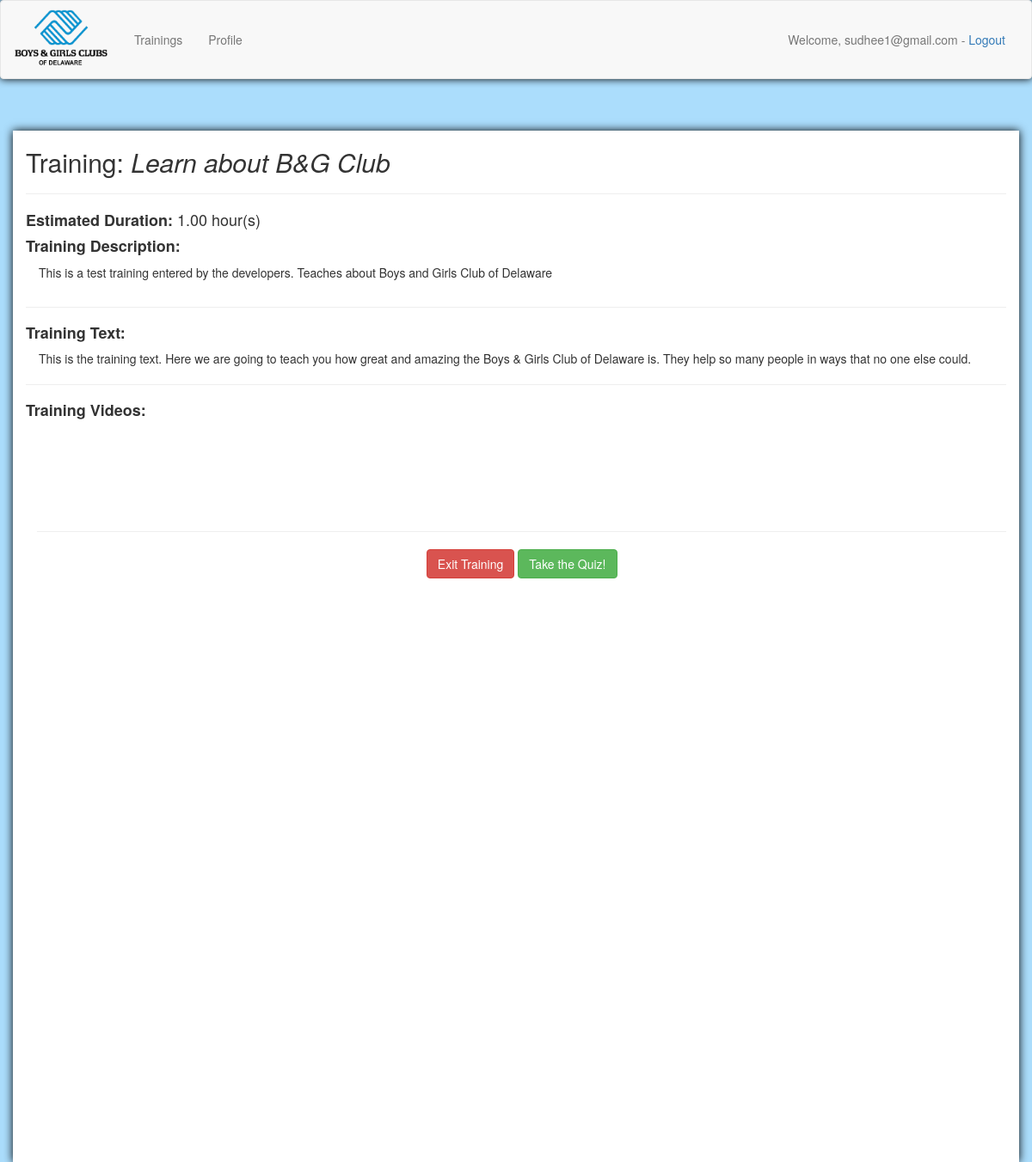
/trainings/2/ (signed in), run on the app's committed database.
### quiz_admin/models.py (models this page shows, shortened)
class Categories(models.Model):
    class Meta:
        verbose_name_plural = "quizzes"
    groups = models.ManyToManyField(Group, related_name='group')
    category_text = models.CharField(max_length=200, unique=True )
    category_description = models.CharField(max_length=1000, default="")
    course_code = models.CharField(max_length=40, default="CD"+datetime.datetime.now().strftime('%Y-%m-%d_%H:%M:%S'))
    due_date = models.DateField(default=datetime.date.today)
    duration_hours = models.DecimalField(max_digits=5, decimal_places=2, default=0.0)
    required_score = models.DecimalField(max_digits=3, decimal_places=0, default=100)
    training_text = models.CharField(max_length=10000, null=True)

### quizzes/views.py (the view)
# urls.py: url(r'^(?P<training_id>\d+)/$', views.training, name='training'),
@login_required
def training(request, training_id):
    try:
        category = Categories.objects.get(pk=training_id)
        videos = Videos.objects.filter(category_id=training_id)
    except Categories.DoesNotExist:
        raise Http404
    training_info = {}
    video_list = []
    for video in videos:
        video_list.append(video)
    training_info['videos'] = video_list
    training_info['title']= category.category_text
    training_info['description'] = category.category_description
    training_info['id'] = training_id
    training_info['training_text'] = category.training_text
    training_info['duration'] = category.duration_hours
    context = {'training_info': training_info}
    return render(request, 'trainings/training.html', context)

### quizzes/templates/trainings/training.html (shortened to what this page needs)
{% include "base.html" %}
<head>
    {% load bootstrap3 %}
    {% bootstrap_css %}
</head>
<body style="height:100%;">
    <div class="container" style="height:150%; background-color:white; box-shadow:0 0 10px black;">
        <h2>Training: <i>{{ training_info.title }}</i></h2>
        <hr/>
        <h4><b>Estimated Duration: </b>{{ training_info.duration }} hour(s)</h4>
        <h4><b>Training Description:</b></h4>
        <div class="container">
            <p>
                {% if training_info.description %}
                    {{ training_info.description }}
                {% else %}
                    <i>There is no description for this training.</i>
                {% endif %}
            </p>
        </div>
        {% if training_info.training_text %}
            <hr/>
            <h4><b>Training Text:</b></h4>
            <div class="container">
                {{ training_info.training_text }}
            </div>
        {% endif %}
        {% if training_info.videos %}
            <hr/>
            <h4><b>Training Videos:</b></h4>
            <div style="text-align:center;">
                <br/>
                {% load embed_video_tags %}
                {% for video in training_info.videos %}
                    <br />
                    <br />
                {% endfor %}
            </div>
        {% endif %}
        <div style="text-align:center;margin-left:10pt;">
            <hr/>
            <a href="/" class="btn btn-danger">Exit Training</a>
            <a href="/trainings/{{ training_info.id }}/quiz" class="btn btn-success">Take the Quiz!</a>
        </div>
        <br/>
    </div>
</body>

### quizzes/templates/base.html (shortened to what this page needs)
<head>
    {% load bootstrap3 %}
    {% bootstrap_css %}
</head>
<body>
    <nav class="navbar navbar-default" style="box-shadow:0 0 10px black;">
        <div class="container-fluid">
            <br/>
            <div class="navbar-header" style="margin-top:-25px;">
                <a class="navbar-brand" href="/"><img src="/media/bagcd_logo.png" alt="Boys & Girls Club of Delaware" height="70" width="110"></img></a>
            </div>
            <div class="collapse navbar-collapse">
                <ul class="nav navbar-nav">
                    <li role="presentation"><a href="/">Trainings</a></li>
                    <li role="presentation"><a href="/profile">Profile</a></li>
                </ul>
                <ul class="nav navbar-nav navbar-right">
                    <li>
                        {% if user.is_authenticated %}
                            <p class="navbar-text">Welcome, {{user.email}} - <a href="/accounts/logout/">Logout</a></p>
                        {% endif %}
                    </li>
                </ul>
            </div>
            <br/>
        </div>
    </nav>
    <br/>
    <br/>
</body>

### quizzes/templates/base.html (style rules this page uses)
html body { background-color:#abddfc; }

### data on the page
Categories: title "Learn about B&G Club", duration "1.00", description "This is a test training entered by the developers. Teaches about Boys and Girls Club of Delaware", training_text "This is the training text. Here we are going to teach you how great and amazing the Boys & Girls Club of Delaware is. They help so many people in ways that no one else could."

### other printed values
{{ user.email }} "sudhee1@gmail.com"
